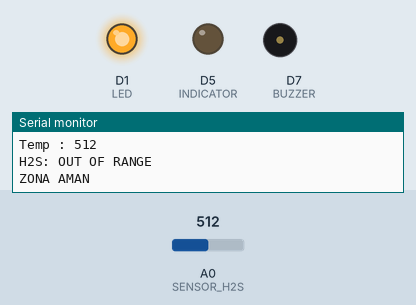
A sketch run on a simulated ESP8266 (NodeMCU). Shown: output pins drawn as LEDs (lit = HIGH), buzzer (waves = sounding, pin HIGH), the last lines printed to the serial monitor. Dashed ring = blinking. Inputs (shaded band) come from the test bench; at power-on: A0 (SENSOR_H2S) = 512.

Above: at 1.8 s.
1.9 s: A0 (SENSOR_H2S) set to 237
3.4 s: A0 (SENSOR_H2S) set to 219
At 4.4 s:
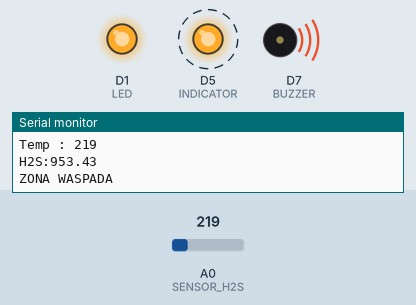
Timing chart, 0 to 13.5 s (numbered marks = the images above; inputs shaded):
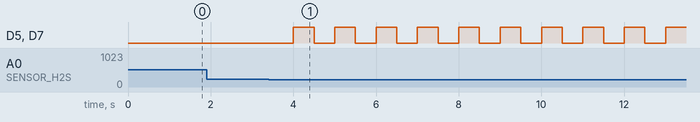

The sketch:

coding.ino
```cpp
//////////////Pendeteksi Gas H2S//////////////////////

  int SENSOR_H2S = A0;
  float ppm = 0.0; //erhitungan dengan RUMUS
  int Sensor_Value = 0;
  int Rload = 20000; // yg bagus RL = 10K ~ 47 K
  long r0 = 2000000; //didapatkan dari rumus
  float a = 24.27050317; //Dari Power Regression Calculator
  float b = -1.110798221;
  float minRsR0 = pow((1000/a),1/b);
  float maxRsR0 = 2* pow((0.01/a),1/b); //0.01 s.d 1000 ppm
  #define LED D1
  #define INDICATOR D5
  #define BUZZER D7


void setup()
{
  Serial.begin(115200);

  //////// Outout Alat ////////
  pinMode(LED, OUTPUT);
  pinMode(BUZZER, OUTPUT);
  pinMode(INDICATOR, OUTPUT);

  digitalWrite(LED, HIGH);

}

void loop()
 {
  Sensor_Value = analogRead(SENSOR_H2S);
  Serial.print("Temp : "); Serial.println(Sensor_Value);
  long rS = ((1023.0 * Rload) / Sensor_Value ) - Rload;
  float rSr0 = (float)rS / (float) r0;

  if (rSr0 < maxRsR0 && rSr0 > minRsR0) //Perumusan pembacaan real H2S
  {
    float ppma = a * pow((float)rS/ (float)r0, b);
    ppm = ppma;
    Serial.print("H2S:");
    Serial.println(ppm);
  }
   else
    {
      Serial.println("H2S: OUT OF RANGE");
    }
  Serial.println();

  if (ppm < 10)
  {
    Serial.println ("ZONA AMAN");
    digitalWrite(BUZZER, LOW); // Buzzer Off
    digitalWrite(INDICATOR, LOW); // LED off
    delay(1000);
  }
    else //if (ppm > 10 /*&&  ppm < 10*/)
    {
     Serial.println ("ZONA WASPADA");
     digitalWrite(BUZZER, HIGH); // Buzzer On
     digitalWrite(INDICATOR, HIGH); // LED on
     delay(500);
     digitalWrite(BUZZER, LOW); // Buzzer On
     digitalWrite(INDICATOR, LOW); // LED on
     delay(500);
    }

   /* if (Sensor_Value )
      {
        digitalWrite(LED, HIGH);
        digitalWrite(BUZZER, HIGH);
      }
    else
      {
        digitalWrite(LED, LOW);
        digitalWrite(BUZZER, LOW);
      } */

}
```

Measured:
- the behaviour switches between 227 and 226 on A0 (SENSOR_H2S) (found by bisection; images 0 and 1)
- after the input at 3.4 s, D5 (INDICATOR), D7 (BUZZER): alternates HIGH for 0.50 s and LOW for 0.50 s, starting after 0.60 s
